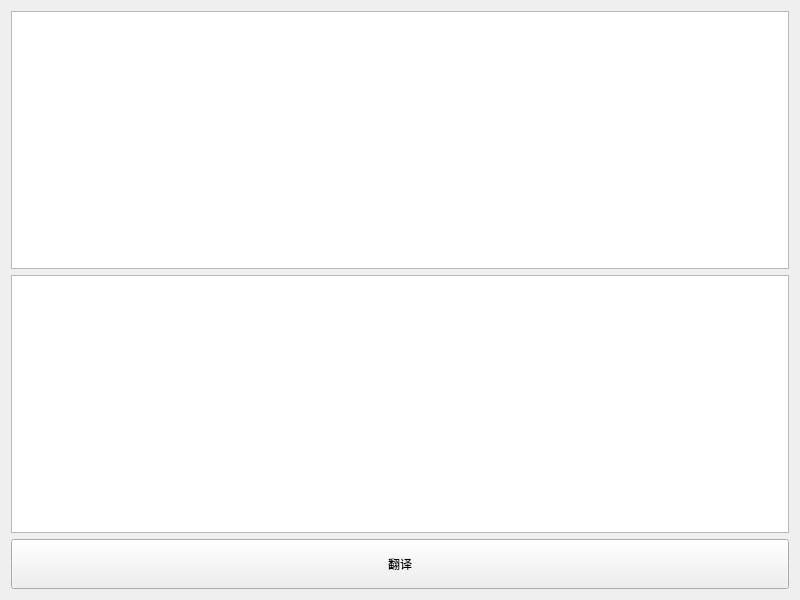
<?xml version="1.0" encoding="UTF-8"?>
<ui version="4.0">
 <class>Widget</class>
 <widget class="QWidget" name="Widget">
  <property name="geometry">
   <rect>
    <x>0</x>
    <y>0</y>
    <width>800</width>
    <height>600</height>
   </rect>
  </property>
  <property name="windowTitle">
   <string>Translate</string>
  </property>
  <layout class="QGridLayout" name="gridLayout">
   <item row="0" column="0">
    <layout class="QVBoxLayout" name="verticalLayout_2">
     <item>
      <layout class="QVBoxLayout" name="verticalLayout">
       <item>
        <widget class="QTextEdit" name="txt_target">
         <property name="font">
          <font>
           <pointsize>12</pointsize>
          </font>
         </property>
         <property name="readOnly">
          <bool>true</bool>
         </property>
        </widget>
       </item>
       <item>
        <widget class="QTextEdit" name="txt_source">
         <property name="font">
          <font>
           <pointsize>12</pointsize>
          </font>
         </property>
        </widget>
       </item>
      </layout>
     </item>
     <item>
      <widget class="QPushButton" name="btn_translate">
       <property name="minimumSize">
        <size>
         <width>0</width>
         <height>50</height>
        </size>
       </property>
       <property name="text">
        <string>翻译</string>
       </property>
      </widget>
     </item>
    </layout>
   </item>
  </layout>
 </widget>
 <resources/>
 <connections/>
</ui>
